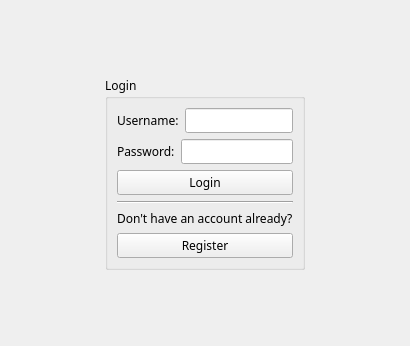
<?xml version="1.0" encoding="UTF-8"?>
<ui version="4.0">
 <class>Login</class>
 <widget class="QMainWindow" name="Login">
  <property name="geometry">
   <rect>
    <x>0</x>
    <y>0</y>
    <width>410</width>
    <height>346</height>
   </rect>
  </property>
  <property name="font">
   <font>
    <family>Galvji</family>
   </font>
  </property>
  <property name="windowTitle">
   <string>Login</string>
  </property>
  <property name="styleSheet">
   <string notr="true"/>
  </property>
  <widget class="QWidget" name="centralwidget">
   <layout class="QGridLayout" name="gridLayout">
    <item row="0" column="1">
     <widget class="QGroupBox" name="groupBox">
      <property name="sizePolicy">
       <sizepolicy hsizetype="Fixed" vsizetype="Fixed">
        <horstretch>0</horstretch>
        <verstretch>0</verstretch>
       </sizepolicy>
      </property>
      <property name="title">
       <string>Login</string>
      </property>
      <layout class="QVBoxLayout" name="verticalLayout_2">
       <item>
        <layout class="QVBoxLayout" name="verticalLayout">
         <item>
          <layout class="QHBoxLayout" name="horizontalLayout">
           <item>
            <widget class="QLabel" name="label">
             <property name="text">
              <string>Username:</string>
             </property>
            </widget>
           </item>
           <item>
            <widget class="QLineEdit" name="lineEdit_username"/>
           </item>
          </layout>
         </item>
         <item>
          <layout class="QHBoxLayout" name="horizontalLayout_2">
           <item>
            <widget class="QLabel" name="label_2">
             <property name="text">
              <string>Password:</string>
             </property>
            </widget>
           </item>
           <item>
            <widget class="QLineEdit" name="lineEdit_password"/>
           </item>
          </layout>
         </item>
         <item>
          <widget class="QPushButton" name="pushButton_login">
           <property name="styleSheet">
            <string notr="true"/>
           </property>
           <property name="text">
            <string>Login</string>
           </property>
           <property name="autoDefault">
            <bool>false</bool>
           </property>
           <property name="default">
            <bool>false</bool>
           </property>
           <property name="flat">
            <bool>false</bool>
           </property>
          </widget>
         </item>
        </layout>
       </item>
       <item>
        <widget class="Line" name="line">
         <property name="orientation">
          <enum>Qt::Horizontal</enum>
         </property>
        </widget>
       </item>
       <item>
        <layout class="QVBoxLayout" name="verticalLayout_3">
         <item>
          <widget class="QLabel" name="label_3">
           <property name="text">
            <string>Don't have an account already?</string>
           </property>
          </widget>
         </item>
         <item>
          <widget class="QPushButton" name="pushButton_register">
           <property name="text">
            <string>Register</string>
           </property>
          </widget>
         </item>
        </layout>
       </item>
      </layout>
     </widget>
    </item>
   </layout>
  </widget>
  <widget class="QMenuBar" name="menubar">
   <property name="geometry">
    <rect>
     <x>0</x>
     <y>0</y>
     <width>410</width>
     <height>24</height>
    </rect>
   </property>
  </widget>
 </widget>
 <resources/>
 <connections/>
</ui>
